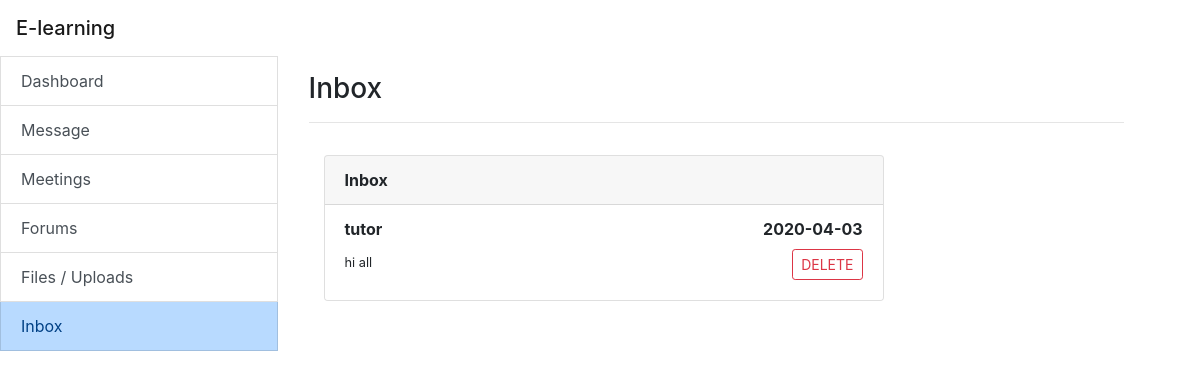
Page /Student_inbox.php on the committed database.
### tables this page shows
CREATE TABLE `message` (
  `message_id` int(11) NOT NULL,
  `username` varchar(30) NOT NULL,
  `message` text NOT NULL,
  `date` date NOT NULL
);

### include/function.php (called while the page is built, shortened)
<?php
include_once 'database.php';
function query($sql) {
  global $connection;
  return mysqli_query($connection, $sql);
}
 ?>

### Student_inbox.php (the view, shortened to what this page needs)
<?php
include 'include/header.php';
?>
<div class="container-fluid row">
  <div class="list-group col-3">
    <?php
    include './include/sidebar.php';
    ?>
  </div>
  <div class="col-9 row p-3">
    <div class="container">
      <h3>Inbox</h3>
		<hr>
<?php
$query = query("SELECT * FROM message");
while($row = mysqli_fetch_assoc($query)){
    $message_id = $row['message_id'];
    $username = $row['username'];
    $message = $row['message'];
    $date = $row['date'];
?>
    <div class="col-9">
      <div class="row">
        <div class="col mt-3">
          <div class="card" style="width: 35rem;">
            <div class="card-header font-weight-bold">
              Inbox
            </div>
            <ul class="list-group list-group-flush">
              <?php
              if(1){
                for($x=0;$x<1;$x++){
                echo "<li class='list-group-item'>";
                echo "<label class='font-weight-bold'>$username</label>";
                echo "<label class='float-right font-weight-bold text-uppercase'>$date</label>";
                echo"<br>";
                echo"<small>$message
                     <label class='float-right font-weight-bold text-uppercase'>
                     <a href='Student_inbox.php?delete={$message_id}' class='btn btn-outline-danger btn-sm' onclick='check_delete()'>Delete</a></label>
                     </small>
                </li>";
                }
              }else{
              }
              ?>
            </ul>
          </div>
        </div>
      </div>
    </div>
<?php } ?>
 </div>
  </div>
</div>
<?php
include './include/footer.php';
?>

### rows in the picture
message: username "tutor", date "2020-04-03", message "hi all"

### other values in the picture
$value "Dashboard"
$value "Message"
$value "Meetings"
$value "Forums"
$value "Files / Uploads"
$value "Inbox"
